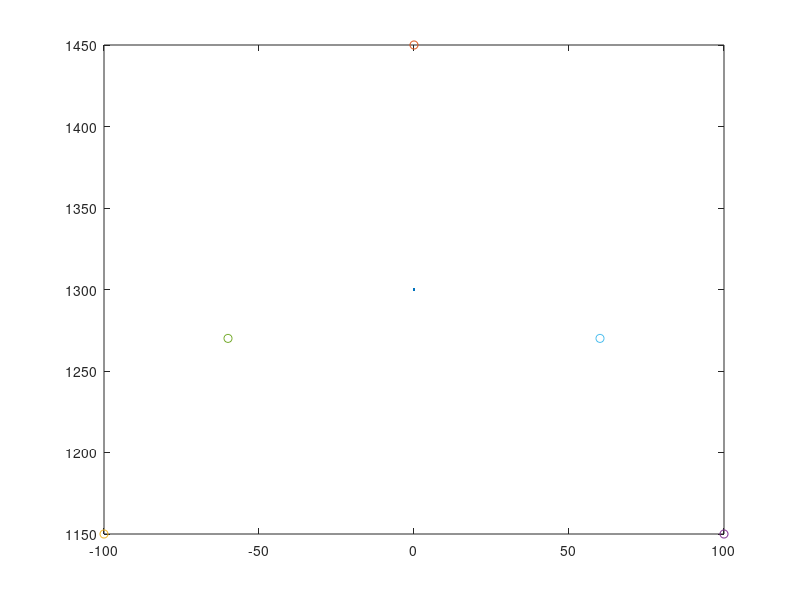
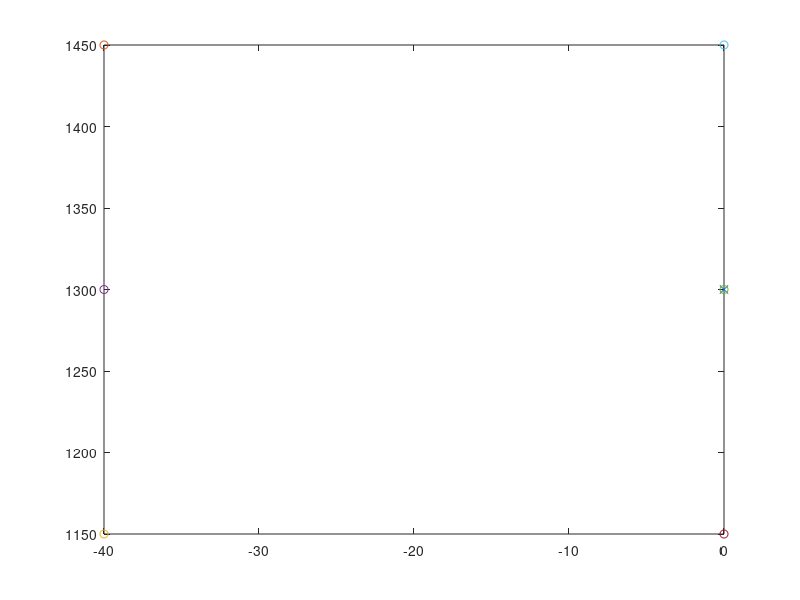
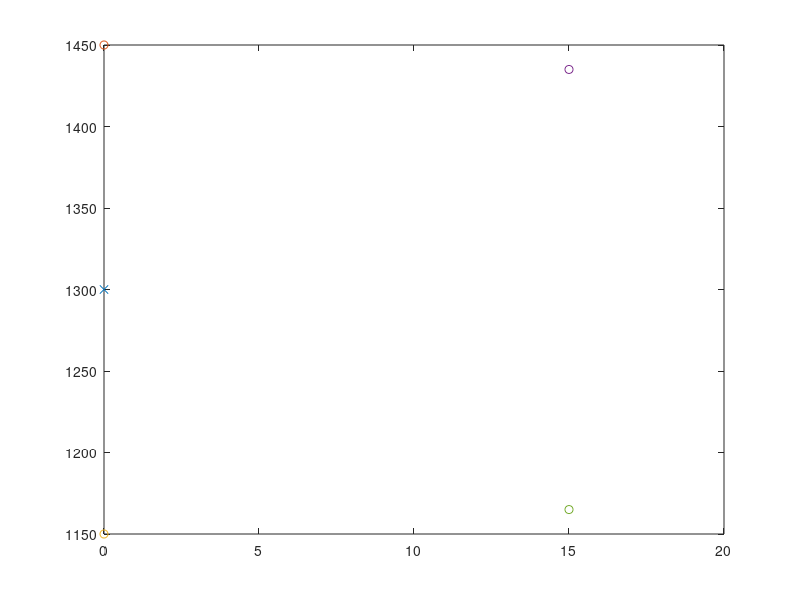
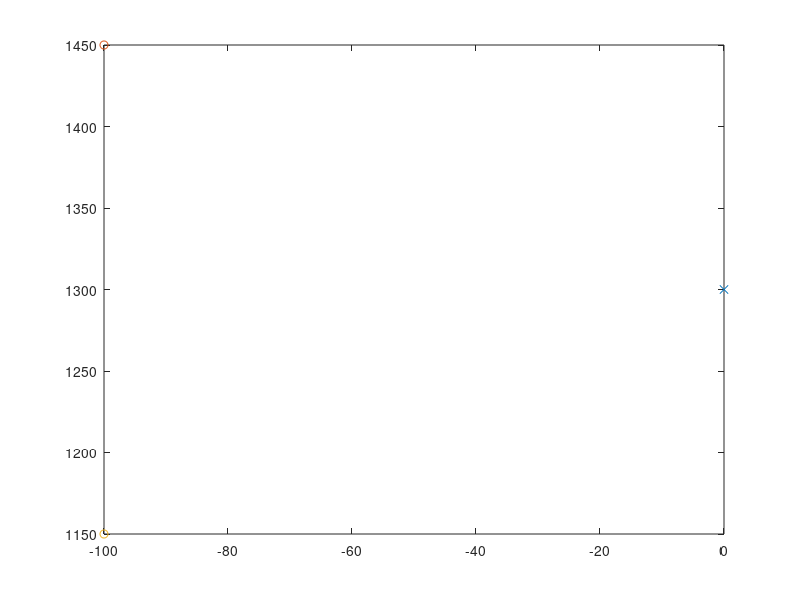

Reproduce these figures in MATLAB, in order.
%%
Centroid = [100,150];
% str = char(65)
% % UnicodeVal = double(str);
% Letter = "wqe";
currentCoords = [1336,0,1300]
startPos = currentCoords; % Where the robot will start writing from
for i = 65:90
    Letter = char(i)

if Letter == "A" % 5 Points all linear
    startPos(3) = startPos(3) + Centroid(2);
    L_Corner = [currentCoords(1), currentCoords(2) - Centroid(1), currentCoords(3)-Centroid(2)];
    R_Corner = [currentCoords(1), currentCoords(2) + Centroid(1), currentCoords(3)-Centroid(2)];
    L_Mid = [currentCoords(1), currentCoords(2) -  Centroid(1)*0.6, currentCoords(3)-(2*Centroid(2)*0.6-Centroid(2))];
    R_Mid = [currentCoords(1), currentCoords(2) + Centroid(1)*0.6, currentCoords(3)-(2*Centroid(2)*0.6-Centroid(2))];
    figure;
    plot(currentCoords(2), currentCoords(3))
    hold on;
    plot(startPos(2), startPos(3), '-o')
    hold on;
    plot(L_Corner(2), L_Corner(3), '-o')
    hold on;
    plot(R_Corner(2), R_Corner(3), '-o')
    hold on;
    plot(L_Mid(2), L_Mid(3), '-o')
    hold on;
    plot(R_Mid(2), R_Mid(3), '-o')
end

if Letter == "B" % 6 points 2 circular movements
    startPos = [currentCoords(1),currentCoords(2)-(Centroid(1)*0.4), currentCoords(3)+Centroid(2)]
    L_Bottom = [currentCoords(1), currentCoords(2) - (Centroid(1)*.4), currentCoords(3)-Centroid(2)]
    L_Mid = [currentCoords(1), currentCoords(2) - (Centroid(1)*0.4), currentCoords(3)]
%     Mid = [currentCoords(1), currentCoords(2) - (Centroid(1)*0.25), currentCoords(3)]
    Mid = currentCoords;
    Bott_Mid = [Mid(1), Mid(2), currentCoords(3)-Centroid(2)]
    Top_Mid = [Mid(1), Mid(2), currentCoords(3)+Centroid(2)]
    figure;
    plot(currentCoords(2), currentCoords(3), '-x');
    hold on;
    plot(startPos(2), startPos(3), '-o')
    hold on;
    plot(L_Bottom(2), L_Bottom(3), '-o')
    hold on;
%     plot(R_Corner(2), R_Corner(3), '-o')
%     hold on;
    plot(L_Mid(2), L_Mid(3), '-o')
    hold on;
    plot(Mid(2), Mid(3), '-o')
    plot(Top_Mid(2), Top_Mid(3), '-o')
    hold on;
    plot(Bott_Mid(2), Bott_Mid(3), '-o')
    hold on;
end

if Letter == "C" % 4 points all circular movements
    startPos = [currentCoords(1),currentCoords(2), currentCoords(3)+Centroid(2)]
    Bottom = [currentCoords(1), currentCoords(2), currentCoords(3)-Centroid(2)]
    Top_Arc = [currentCoords(1),currentCoords(2)+(Centroid(2)*0.1), currentCoords(3)+(Centroid(2)*0.9)]
    Bottom_Arc = [currentCoords(1), currentCoords(2)+(Centroid(2)*0.1), currentCoords(3)-(Centroid(2)*0.9)]
    figure;
    plot(currentCoords(2), currentCoords(3), '-x');
    hold on;
    plot(startPos(2), startPos(3), '-o')
    hold on;
    plot(Bottom(2), Bottom(3), '-o')
    hold on;
    plot(Top_Arc(2), Top_Arc(3), '-o')
    hold on;
    plot(Bottom_Arc(2), Bottom_Arc(3), '-o')
end

if Letter == "D" % 2 points 1 circular movement
    startPos = [currentCoords(1),currentCoords(2)-Centroid(1), currentCoords(3)+Centroid(2)]
    Bottom = [currentCoords(1), currentCoords(2)-Centroid(1), currentCoords(3)-Centroid(2)]
    figure;
    plot(currentCoords(2), currentCoords(3), '-x');
    hold on;
    plot(startPos(2), startPos(3), '-o')
    hold on;
    plot(Bottom(2), Bottom(3), '-o')
end

if Letter == "E" % 6 points All Linear movement
    startPos = [currentCoords(1),currentCoords(2)-Centroid(1), currentCoords(3)+Centroid(2)]
    L_Bott_Corner = [currentCoords(1), currentCoords(2)-Centroid(1), currentCoords(3)-Centroid(2)]
    R_Bott_Corner = [currentCoords(1), currentCoords(2)+Centroid(1), currentCoords(3)-Centroid(2)]
    R_Top_Corner = [currentCoords(1), currentCoords(2)+Centroid(1), currentCoords(3)+Centroid(2)]
    L_Mid = [currentCoords(1), currentCoords(2)-Centroid(1), currentCoords(3)]
    R_Mid = [currentCoords(1), currentCoords(2)+Centroid(1), currentCoords(3)]
    figure;
    plot(currentCoords(2), currentCoords(3), '-x');
    hold on;
    plot(startPos(2), startPos(3), '-o')
    hold on;
    plot(R_Bott_Corner(2), R_Bott_Corner(3), '-o')
    hold on;
    plot(L_Bott_Corner(2), L_Bott_Corner(3), '-o')
    hold on;
    plot(R_Top_Corner(2), R_Top_Corner(3), '-o')
    hold on;
    plot(L_Mid(2), L_Mid(3), '-o')
    hold on;
    plot(R_Mid(2), R_Mid(3), '-o')
end

if Letter == "F" % 5 points All Linear movement
    startPos = [currentCoords(1),currentCoords(2)-Centroid(1), currentCoords(3)+Centroid(2)]
    L_Bott_Corner = [currentCoords(1), currentCoords(2)-Centroid(1), currentCoords(3)-Centroid(2)]
    R_Top_Corner = [currentCoords(1), currentCoords(2)+Centroid(1), currentCoords(3)+Centroid(2)]
    L_Mid = [currentCoords(1), currentCoords(2)-Centroid(1), currentCoords(3)]
    R_Mid = [currentCoords(1), currentCoords(2)+Centroid(1), currentCoords(3)]
    figure;
    plot(currentCoords(2), currentCoords(3), '-x');
    hold on;
    plot(startPos(2), startPos(3), '-o')
    hold on;
    plot(L_Bott_Corner(2), L_Bott_Corner(3), '-o')
    hold on;
    plot(R_Top_Corner(2), R_Top_Corner(3), '-o')
    hold on;
    plot(L_Mid(2), L_Mid(3), '-o')
    hold on;
    plot(R_Mid(2), R_Mid(3), '-o')
end

if Letter == "G" % 5 points All Linear movement
    startPos = [currentCoords(1),currentCoords(2), currentCoords(3)+Centroid(2)]
    Bottom = [currentCoords(1), currentCoords(2), currentCoords(3)-Centroid(2)]
    R_Mid = [currentCoords(1), currentCoords(2)+Centroid(1), currentCoords(3)]
    R_Bott_Corner = [currentCoords(1), currentCoords(2)+Centroid(1), currentCoords(3)-Centroid(2)]
    Top_Arc = [currentCoords(1),currentCoords(2)+(Centroid(2)*0.1), currentCoords(3)+(Centroid(2)*0.9)]
    Mid = currentCoords;
    figure;
    plot(currentCoords(2), currentCoords(3), '-x');
    hold on;
    plot(startPos(2), startPos(3), '-o')
    hold on;
    plot(Bottom(2), Bottom(3), '-o')
    hold on;
    plot(R_Mid(2), R_Mid(3), '-o')
    hold on;
    plot(R_Bott_Corner(2), R_Bott_Corner(3), '-o')
    hold on;
    plot(Top_Arc(2), Top_Arc(3), '-o')
end

if Letter == "H" % 5 points All Linear movement
    startPos = [currentCoords(1),currentCoords(2)-Centroid(1), currentCoords(3)+Centroid(2)]
    L_Bott_Corner = [currentCoords(1), currentCoords(2)-Centroid(1), currentCoords(3)-Centroid(2)]
    R_Bott_Corner = [currentCoords(1), currentCoords(2)+Centroid(1), currentCoords(3)-Centroid(2)]
    R_Top_Corner = [currentCoords(1), currentCoords(2)+Centroid(1), currentCoords(3)+Centroid(2)]
    L_Mid = [currentCoords(1), currentCoords(2)-Centroid(1), currentCoords(3)]
    R_Mid = [currentCoords(1), currentCoords(2)+Centroid(1), currentCoords(3)]
    figure;
    plot(currentCoords(2), currentCoords(3), '-x');
    hold on;
    plot(startPos(2), startPos(3), '-o')
    hold on;
    plot(R_Bott_Corner(2), R_Bott_Corner(3), '-o')
    hold on;
    plot(L_Bott_Corner(2), L_Bott_Corner(3), '-o')
    hold on;
    plot(R_Top_Corner(2), R_Top_Corner(3), '-o')
    hold on;
    plot(L_Mid(2), L_Mid(3), '-o')
    hold on;
    plot(R_Mid(2), R_Mid(3), '-o')
end

if Letter == "I" % 5 points All Linear movement
    startPos = [currentCoords(1),currentCoords(2)-Centroid(1), currentCoords(3)+Centroid(2)]
    L_Bott_Corner = [currentCoords(1), currentCoords(2)-Centroid(1), currentCoords(3)-Centroid(2)]
    R_Bott_Corner = [currentCoords(1), currentCoords(2)+Centroid(1), currentCoords(3)-Centroid(2)]
    R_Top_Corner = [currentCoords(1), currentCoords(2)+Centroid(1), currentCoords(3)+Centroid(2)]
    Top_Mid = [currentCoords(1), currentCoords(2), currentCoords(3)+Centroid(2)]
    Bott_Mid = [currentCoords(1), currentCoords(2), currentCoords(3)-Centroid(2)]
    figure;
    plot(currentCoords(2), currentCoords(3), '-x');
    hold on;
    plot(startPos(2), startPos(3), '-o')
    hold on;
    plot(R_Bott_Corner(2), R_Bott_Corner(3), '-o')
    hold on;
    plot(L_Bott_Corner(2), L_Bott_Corner(3), '-o')
    hold on;
    plot(R_Top_Corner(2), R_Top_Corner(3), '-o')
    hold on;
    plot(Top_Mid(2), Top_Mid(3), '-o')
    hold on;
    plot(Bott_Mid(2), Bott_Mid(3), '-o')
end

if Letter == "J" % 3 points 1 Circular movement
    startPos = [currentCoords(1), currentCoords(2), currentCoords(3)+Centroid(2)]
    Bott_Arc_Mid = [currentCoords(1), currentCoords(2), currentCoords(3)-(Centroid(2)*0.7)]
    Bott_Arc_L = [currentCoords(1), currentCoords(2)-Centroid(1), currentCoords(3)-(Centroid(2)*0.7)]
    figure;
    plot(currentCoords(2), currentCoords(3), '-x');
    hold on;
    plot(startPos(2), startPos(3), '-o')
    hold on;
    plot(Bott_Arc_Mid(2), Bott_Arc_Mid(3), '-o')
    hold on;
    plot(Bott_Arc_L(2), Bott_Arc_L(3), '-o')
end

if Letter == "K" % 5 points All Linear movement
    startPos = [currentCoords(1),currentCoords(2)-Centroid(1), currentCoords(3)+Centroid(2)]
    L_Bott_Corner = [currentCoords(1), currentCoords(2)-Centroid(1), currentCoords(3)-Centroid(2)]
    R_Bott_Corner = [currentCoords(1), currentCoords(2)+Centroid(1), currentCoords(3)-Centroid(2)]
    R_Top_Corner = [currentCoords(1), currentCoords(2)+Centroid(1), currentCoords(3)+Centroid(2)]
    L_Mid = [currentCoords(1), currentCoords(2)-Centroid(1), currentCoords(3)]
    figure;
    plot(currentCoords(2), currentCoords(3), '-x');
    hold on;
    plot(startPos(2), startPos(3), '-o')
    hold on;
    plot(R_Bott_Corner(2), R_Bott_Corner(3), '-o')
    hold on;
    plot(L_Bott_Corner(2), L_Bott_Corner(3), '-o')
    hold on;
    plot(R_Top_Corner(2), R_Top_Corner(3), '-o')
    hold on;
    plot(L_Mid(2), L_Mid(3), '-o')
end

if Letter == "L" % 3 points 1 Circular movement
    startPos = [currentCoords(1),currentCoords(2)-Centroid(1), currentCoords(3)+Centroid(2)]
    L_Bott_Corner = [currentCoords(1), currentCoords(2)-Centroid(1), currentCoords(3)-Centroid(2)]
    R_Bott_Corner = [currentCoords(1), currentCoords(2)+Centroid(1), currentCoords(3)-Centroid(2)]
    figure;
    plot(currentCoords(2), currentCoords(3), '-x');
    hold on;
    plot(startPos(2), startPos(3), '-o')
    hold on;
    plot(R_Bott_Corner(2), R_Bott_Corner(3), '-o')
    hold on;
    plot(L_Bott_Corner(2), L_Bott_Corner(3), '-o')
end

if Letter == "M" % 5 points All Linear movement
    startPos = [currentCoords(1),currentCoords(2)-Centroid(1), currentCoords(3)+Centroid(2)]
    L_Bott_Corner = [currentCoords(1), currentCoords(2)-Centroid(1), currentCoords(3)-Centroid(2)]
    R_Bott_Corner = [currentCoords(1), currentCoords(2)+Centroid(1), currentCoords(3)-Centroid(2)]
    R_Top_Corner = [currentCoords(1), currentCoords(2)+Centroid(1), currentCoords(3)+Centroid(2)]
    Mid = currentCoords
    figure;
    plot(currentCoords(2), currentCoords(3), '-x');
    hold on;
    plot(startPos(2), startPos(3), '-o')
    hold on;
    plot(R_Bott_Corner(2), R_Bott_Corner(3), '-o')
    hold on;
    plot(L_Bott_Corner(2), L_Bott_Corner(3), '-o')
    hold on;
    plot(R_Top_Corner(2), R_Top_Corner(3), '-o')
    hold on;
    plot(Mid(2), Mid(3), '-o')
end

if Letter == "N" % 5 points All Linear movement - Same as points as M
    % Start at Bottom Left Corner
    startPos = [currentCoords(1), currentCoords(2)-Centroid(1), currentCoords(3)-Centroid(2)]
    L_Top_Corner = [currentCoords(1),currentCoords(2)-Centroid(1), currentCoords(3)+Centroid(2)]
    R_Bott_Corner = [currentCoords(1), currentCoords(2)+Centroid(1), currentCoords(3)-Centroid(2)]
    R_Top_Corner = [currentCoords(1), currentCoords(2)+Centroid(1), currentCoords(3)+Centroid(2)]
    Mid = currentCoords
    figure;
    plot(currentCoords(2), currentCoords(3), '-x');
    hold on;
    plot(startPos(2), startPos(3), '-o')
    hold on;
    plot(R_Bott_Corner(2), R_Bott_Corner(3), '-o')
    hold on;
    plot(L_Bott_Corner(2), L_Bott_Corner(3), '-o')
    hold on;
    plot(R_Top_Corner(2), R_Top_Corner(3), '-o')
    hold on;
    plot(Mid(2), Mid(3), '-o')
    hold on;
    plot(L_Top_Corner(2), L_Top_Corner(3), '-o')
end

if Letter == "O" % 4 points all circular movements
    startPos = [currentCoords(1),currentCoords(2), currentCoords(3)+Centroid(2)]
    Bottom = [currentCoords(1), currentCoords(2), currentCoords(3)-Centroid(2)]
    figure;
    plot(currentCoords(2), currentCoords(3), '-x');
    hold on;
    plot(startPos(2), startPos(3), '-o')
    hold on;
    plot(Bottom(2), Bottom(3), '-o')
end

if Letter == "P" % 3 points 1 Circular movement
    % Start at bottom
    startPos = [currentCoords(1), currentCoords(2)-Centroid(1), currentCoords(3)-Centroid(2)]
    Top = [currentCoords(1), currentCoords(2)-Centroid(1), currentCoords(3)+Centroid(2)]
    L_Mid = [currentCoords(1), currentCoords(2)-Centroid(1), currentCoords(3)]
    figure;
    plot(currentCoords(2), currentCoords(3), '-x');
    hold on;
    plot(startPos(2), startPos(3), '-o')
    hold on;
    plot(Top(2), Top(3), '-o')
    hold on;
    plot(L_Mid(2), L_Mid(3), '-o')
end

if Letter == "Q" % 4 points all circular movements
    startPos = [currentCoords(1),currentCoords(2), currentCoords(3)+Centroid(2)]
    Bottom = [currentCoords(1), currentCoords(2), currentCoords(3)-Centroid(2)]
    Mid = currentCoords;
    R_Bott_Corner = [currentCoords(1), currentCoords(2)+Centroid(1), currentCoords(3)-Centroid(2)]
    figure;
    plot(currentCoords(2), currentCoords(3), '-x');
    hold on;
    plot(startPos(2), startPos(3), '-o')
    hold on;
    plot(Bottom(2), Bottom(3), '-o')
    hold on;
    plot(Mid(2), Mid(3), '-o')
    hold on;
    plot(R_Bott_Corner(2), R_Bott_Corner(3), '-o')
end

if Letter == "R" % 3 points 1 Circular movement
    % Start at bottom
    startPos = [currentCoords(1), currentCoords(2)-Centroid(1), currentCoords(3)-Centroid(2)]
    Top = [currentCoords(1), currentCoords(2)-Centroid(1), currentCoords(3)+Centroid(2)]
    L_Mid = [currentCoords(1), currentCoords(2)-Centroid(1), currentCoords(3)]
    Top_Mid = [currentCoords(1), currentCoords(2), currentCoords(3)+Centroid(2)]
    R_Bott_Corner = [currentCoords(1), currentCoords(2)+Centroid(1), currentCoords(3)-Centroid(2)]
    Mid = currentCoords;
    figure;
    plot(currentCoords(2), currentCoords(3), '-x');
    hold on;
    plot(startPos(2), startPos(3), '-o')
    hold on;
    plot(Top(2), Top(3), '-o')
    hold on;
    plot(L_Mid(2), L_Mid(3), '-o')
    hold on;
    plot(R_Bott_Corner(2), R_Bott_Corner(3), '-o')
    hold on;
    plot(Top_Mid(2), Top_Mid(3), '-o')
end

if Letter == "S" % 5 points 2 Circular movement
    % Start at top right
    startPos = [currentCoords(1), currentCoords(2)+Centroid(1), currentCoords(3)+Centroid(2)]
    L_Bott_Corner = [currentCoords(1), currentCoords(2)-Centroid(1), currentCoords(3)-Centroid(2)]
    Top_Mid = [currentCoords(1), currentCoords(2), currentCoords(3)+Centroid(2)]
    Bott_Mid = [currentCoords(1), currentCoords(2), currentCoords(3)-Centroid(2)]
    Mid = currentCoords;
    figure;
    plot(currentCoords(2), currentCoords(3), '-x');
    hold on;
    plot(startPos(2), startPos(3), '-o')
    hold on;
    plot(Mid(2), Mid(3), '-o')
    hold on;
    plot(L_Bott_Corner(2), L_Bott_Corner(3), '-o')
    hold on;
    plot(R_Top_Corner(2), R_Top_Corner(3), '-o')
    hold on;
    plot(Top_Mid(2), Top_Mid(3), '-o')
    hold on;
    plot(Bott_Mid(2), Bott_Mid(3), '-o')
end

if Letter == "T" % 4 points All Linear movement
    % Start at top left
    startPos = [currentCoords(1),currentCoords(2)-Centroid(1), currentCoords(3)+Centroid(2)]
    R_Top_Corner = [currentCoords(1), currentCoords(2)+Centroid(1), currentCoords(3)+Centroid(2)]
    Top_Mid = [currentCoords(1), currentCoords(2), currentCoords(3)+Centroid(2)]
    Bott_Mid = [currentCoords(1), currentCoords(2), currentCoords(3)-Centroid(2)]
    figure;
    plot(currentCoords(2), currentCoords(3), '-x');
    hold on;
    plot(startPos(2), startPos(3), '-o')
    hold on;
    plot(R_Top_Corner(2), R_Top_Corner(3), '-o')
    hold on;
    plot(Top_Mid(2), Top_Mid(3), '-o')
    hold on;
    plot(Bott_Mid(2), Bott_Mid(3), '-o')
end

if Letter == "U" % 5 points 1 or 2 Linear movement
    % Start at top left corner
    startPos = [currentCoords(1),currentCoords(2)-Centroid(1), currentCoords(3)+Centroid(2)]
    R_Top_Corner = [currentCoords(1), currentCoords(2)+Centroid(1), currentCoords(3)+Centroid(2)]
    Bott_Mid = [currentCoords(1), currentCoords(2), currentCoords(3)-Centroid(2)]
    L_Mid = [currentCoords(1), currentCoords(2)-Centroid(1), currentCoords(3)]
    R_Mid = [currentCoords(1), currentCoords(2)+Centroid(1), currentCoords(3)]
    figure;
    plot(currentCoords(2), currentCoords(3), '-x');
    hold on;
    plot(startPos(2), startPos(3), '-o')
    hold on;
    plot(R_Top_Corner(2), R_Top_Corner(3), '-o')
    hold on;
    plot(Bott_Mid(2), Bott_Mid(3), '-o')
    hold on;
    plot(L_Mid(2), L_Mid(3), '-o')
    hold on;
    plot(R_Mid(2), R_Mid(3), '-o')
end

if Letter == "V" % 5 points All Linear movement
    % Start at top left corner
    startPos = [currentCoords(1),currentCoords(2)-Centroid(1), currentCoords(3)+Centroid(2)]
    Bott_Mid = [currentCoords(1), currentCoords(2), currentCoords(3)-Centroid(2)]
    R_Top_Corner = [currentCoords(1), currentCoords(2)+Centroid(1), currentCoords(3)+Centroid(2)]
    figure;
    plot(currentCoords(2), currentCoords(3), '-x');
    hold on;
    plot(startPos(2), startPos(3), '-o')
    hold on;
    plot(R_Top_Corner(2), R_Top_Corner(3), '-o')
    hold on;
    plot(Bott_Mid(2), Bott_Mid(3), '-o')
end

if Letter == "W" % 5 points All Linear movement
    % Start at top left corner
    startPos = [currentCoords(1),currentCoords(2)-Centroid(1), currentCoords(3)+Centroid(2)]
    L_Bott = [currentCoords(1), currentCoords(2)-(Centroid(2)/2), currentCoords(3)-Centroid(2)]
    R_Bott = [currentCoords(1), currentCoords(2)+(Centroid(2)/2), currentCoords(3)-Centroid(2)]
    R_Top_Corner = [currentCoords(1), currentCoords(2)+Centroid(1), currentCoords(3)+Centroid(2)]
    Mid = currentCoords;
    figure;
    plot(currentCoords(2), currentCoords(3), '-x');
    hold on;
    plot(Mid(2), Mid(3), '-o')
    hold on;
    plot(startPos(2), startPos(3), '-o')
    hold on;
    plot(R_Top_Corner(2), R_Top_Corner(3), '-o')
    hold on;
    plot(L_Bott(2), L_Bott(3), '-o')
    hold on;
    plot(R_Bott(2), R_Bott(3), '-o')
end

if Letter == "X" % 5 points All Linear movement
    startPos = [currentCoords(1),currentCoords(2)-Centroid(1), currentCoords(3)+Centroid(2)]
    L_Bott_Corner = [currentCoords(1), currentCoords(2)-Centroid(1), currentCoords(3)-Centroid(2)]
    R_Bott_Corner = [currentCoords(1), currentCoords(2)+Centroid(1), currentCoords(3)-Centroid(2)]
    R_Top_Corner = [currentCoords(1), currentCoords(2)+Centroid(1), currentCoords(3)+Centroid(2)]
    figure;
    plot(currentCoords(2), currentCoords(3), '-x');
    hold on;
    plot(startPos(2), startPos(3), '-o')
    hold on;
    plot(R_Bott_Corner(2), R_Bott_Corner(3), '-o')
    hold on;
    plot(L_Bott_Corner(2), L_Bott_Corner(3), '-o')
    hold on;
    plot(R_Top_Corner(2), R_Top_Corner(3), '-o')
end

if Letter == "Y" % 5 points All Linear movement
    % Start as Left Top Corner
    startPos = [currentCoords(1),currentCoords(2)-Centroid(1), currentCoords(3)+Centroid(2)]
    R_Top_Corner = [currentCoords(1), currentCoords(2)+Centroid(1), currentCoords(3)+Centroid(2)]
    L_Top_Corner = [currentCoords(1),currentCoords(2)-Centroid(1), currentCoords(3)+Centroid(2)]
    Mid = currentCoords;
    Bott_Mid = [currentCoords(1), currentCoords(2), currentCoords(3)-Centroid(2)]
    figure;
    plot(currentCoords(2), currentCoords(3), '-x');
    hold on;
    plot(startPos(2), startPos(3), '-o')
    hold on;
    plot(R_Top_Corner(2), R_Top_Corner(3), '-o')
    hold on;
    plot(L_Top_Corner(2), L_Top_Corner(3), '-o')
    hold on;
    plot(Mid(2), Mid(3), '-o')
    hold on;
    plot(Bott_Mid(2), Bott_Mid(3), '-o')
end

if Letter == "Z" % 4 points All Linear movement
    % Start at top left corner
    startPos = [currentCoords(1),currentCoords(2)-Centroid(1), currentCoords(3)+Centroid(2)]
    L_Bott_Corner = [currentCoords(1), currentCoords(2)-Centroid(1), currentCoords(3)-Centroid(2)]
    R_Bott_Corner = [currentCoords(1), currentCoords(2)+Centroid(1), currentCoords(3)-Centroid(2)]
    R_Top_Corner = [currentCoords(1), currentCoords(2)+Centroid(1), currentCoords(3)+Centroid(2)]
    figure;
    plot(currentCoords(2), currentCoords(3), '-x');
    hold on;
    plot(startPos(2), startPos(3), '-o')
    hold on;
    plot(R_Bott_Corner(2), R_Bott_Corner(3), '-o')
    hold on;
    plot(L_Bott_Corner(2), L_Bott_Corner(3), '-o')
    hold on;
    plot(R_Top_Corner(2), R_Top_Corner(3), '-o')
end

end
